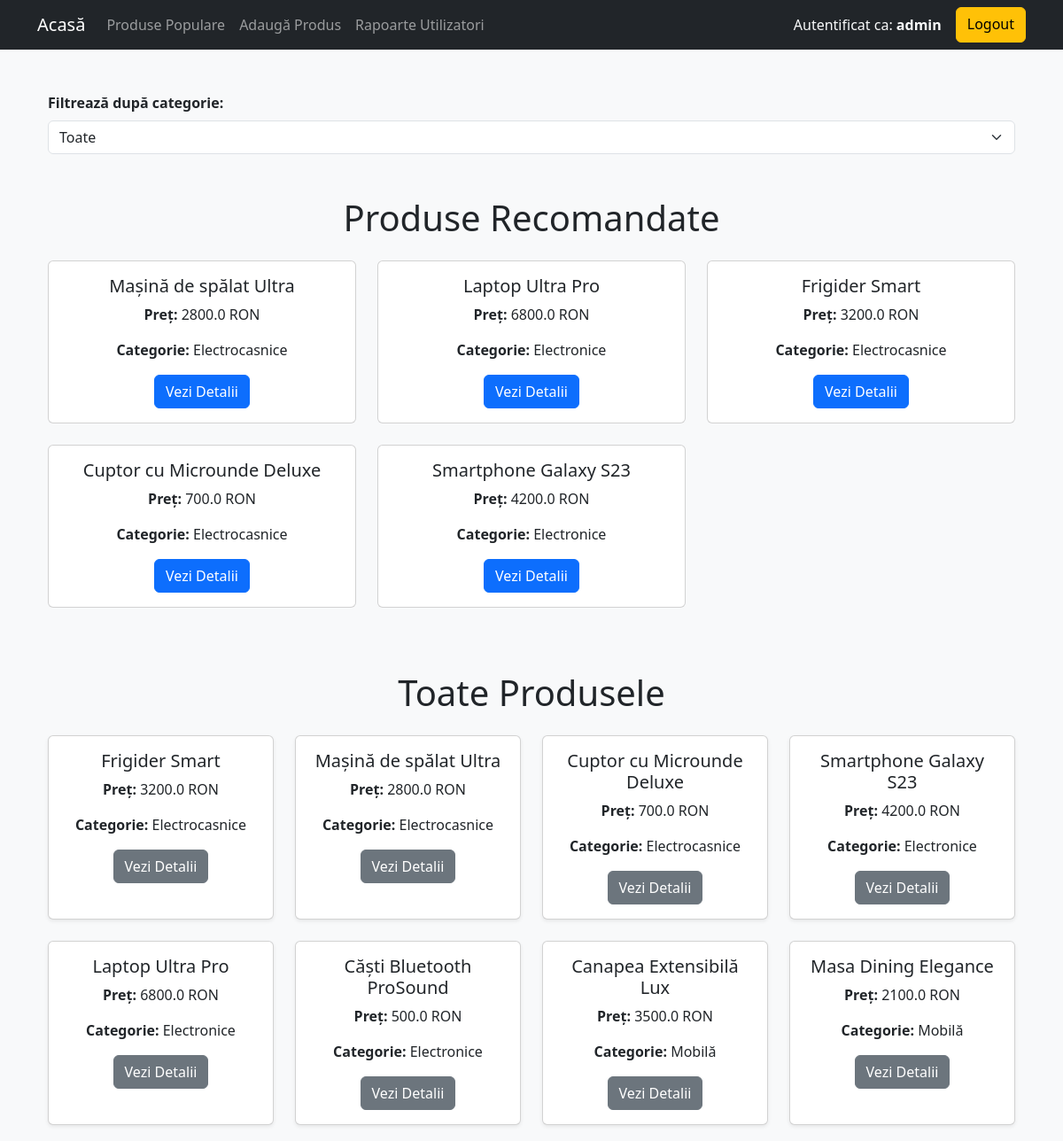
Page / (signed in, upper part) on the earlier database version.
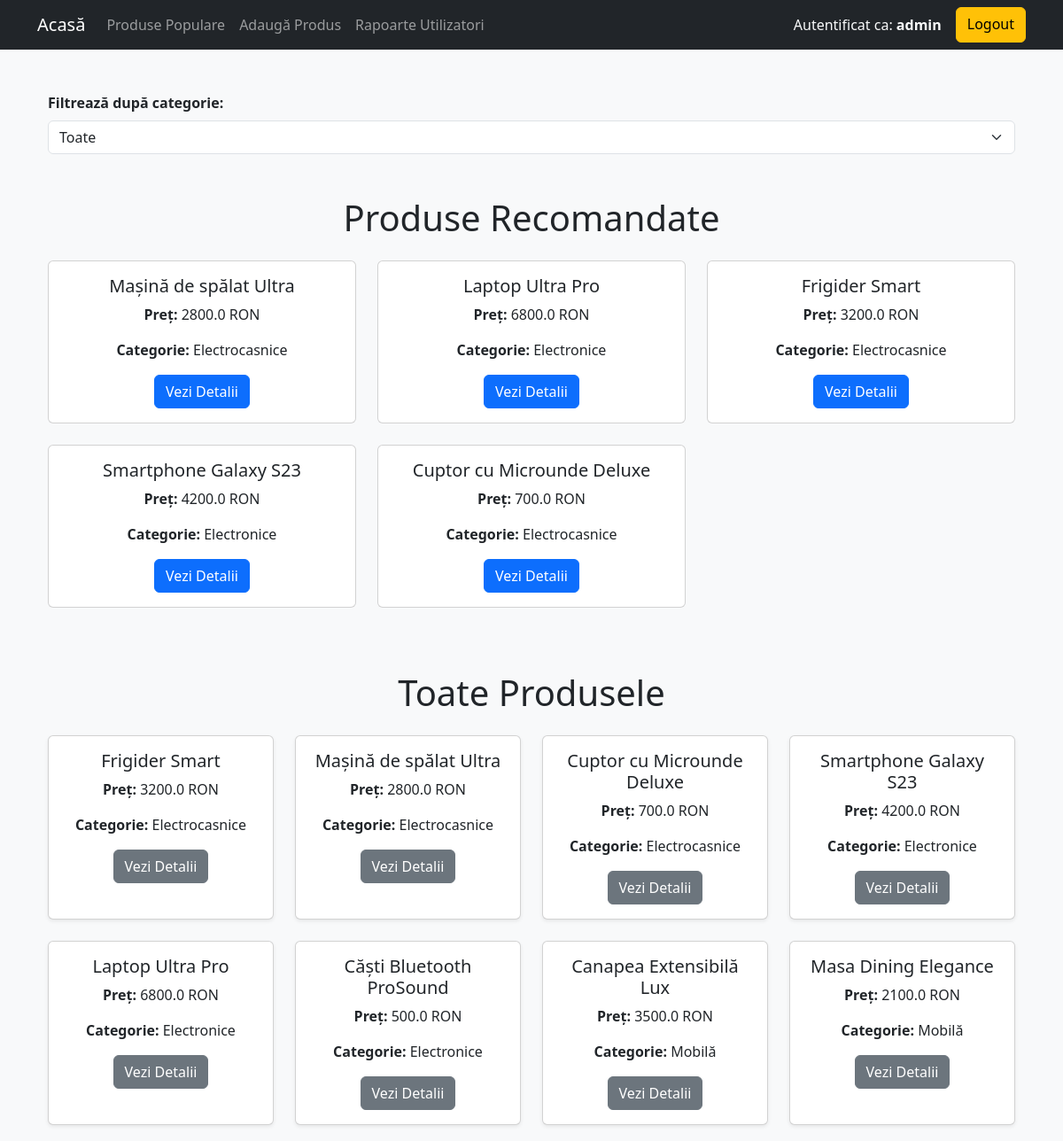
Same page on the later database version.
### models.py (models this page shows, shortened)
class Product(db.Model):
    id = db.Column(db.Integer, primary_key=True)
    name = db.Column(db.String(100))
    category = db.Column(db.String(50))
    price = db.Column(db.Float)
    description = db.Column(db.Text)
    views = db.Column(db.Integer, default=0)
    purchases = db.Column(db.Integer, default=0)

### app.py (the view)
@app.route("/")
@login_required
def home():
    produse = Product.query.all()
    produse_recomandate = get_recommended_products(session.get('user_id'))
    return render_template("index.html", produse=produse, produse_recomandate=produse_recomandate, user_role=session.get('role'))

### app.py (called while the page is built)
def login_required(f):
    @wraps(f)
    def decorated_function(*args, **kwargs):
        if "user_id" not in session:
            flash("Trebuie să fii autentificat pentru a accesa această pagină.")
            return redirect(url_for("login"))
        return f(*args, **kwargs)
    return decorated_function

### templates/index.html (shortened to what this page needs)
<!DOCTYPE html>
<html lang="ro">
<head>
    <link rel="stylesheet" href="https://cdn.jsdelivr.net/npm/bootstrap@5.3.0/dist/css/bootstrap.min.css">
</head>
<body class="bg-light">
    {% extends 'base.html' %}
{% block content %}
<div class="container mt-5">
    <label for="categoryFilter" class="form-label"><strong>Filtrează după categorie:</strong></label>
    <select class="form-select" id="categoryFilter" onchange="filterProducts()">
        <option value="Toate">Toate</option>
    </select>
</div>
<div class="container mt-5">
    <h1 class="text-center mb-4">Produse Recomandate</h1>
    <div class="row">
        {% for produs in produse_recomandate %}
        <div class="col-md-4 mb-4">
            <div class="card text-center h-100">
                <div class="card-body">
                    <h5 class="card-title">{{ produs.name }}</h5>
                    <p class="card-text"><strong>Preț:</strong> {{ produs.price }} RON</p>
                    <p class="card-text"><strong>Categorie:</strong> {{ produs.category }}</p>
                    <a href="{{ url_for('view_product', product_id=produs.id) }}" class="btn btn-primary">Vezi Detalii</a>
                </div>
            </div>
        </div>
        {% endfor %}
    </div>
</div>
<div class="container mt-5">
    <h1 class="text-center mb-4">Toate Produsele</h1>
    <div class="row">
        {% for produs in produse %}
        <div class="col-md-3 mb-4 product-card" data-category="{{ produs.category }}">
            <div class="card h-100 shadow-sm">
                <div class="card-body text-center">
                    <h5 class="card-title">{{ produs.name }}</h5>
                    <p class="card-text"><strong>Preț:</strong> {{ produs.price }} RON</p>
                    <p class="card-text"><strong>Categorie:</strong> {{ produs.category }}</p>
                    <a href="{{ url_for('view_product', product_id=produs.id) }}" class="btn btn-secondary">Vezi Detalii</a>
                </div>
            </div>
        </div>
        {% endfor %}
    </div>
</div>
{% endblock %}

Differences in the rows shown:
changed Product "Smartphone Galaxy S23": moves up the list
